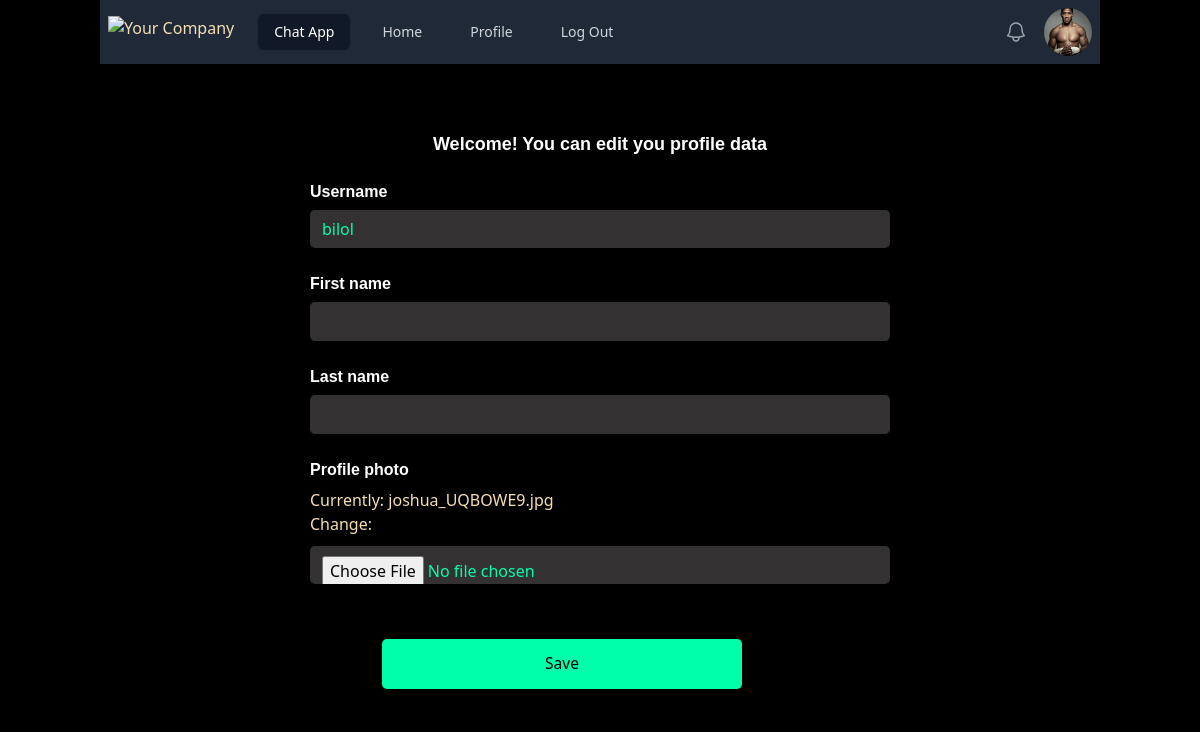
Screenshot of /user/profile-update/ (signed in) with the database file from the repository.
### users/models.py (models this page shows)
class CustomUser(AbstractUser):
    profile_picture = models.ImageField(default='default_profile_pic.png')

### users/views.py (the view, shortened to what this page needs)
# urls.py: path('profile-update/', UpdateProfileView.as_view(), name='profile-update'),
class UpdateProfileView(LoginRequiredMixin, View):
    def get(self, request):
        update_profile_form = ProfileForm(instance=request.user)
        context = {
            'profile': update_profile_form
        }
        return render(request, 'register/update_profile.html', context)

### users/forms.py
class ProfileForm(ModelForm):
    class Meta:
        model = CustomUser
        fields = ['username', 'first_name', 'last_name', 'profile_picture']

### templates/register/update_profile.html (shortened to what this page needs)
{% extends 'base.html' %}
{% load static %}
{% block content %}
  <div class="w-1/2 my-6 dad mx-auto p-6 bg-gray-100 rounded-xl margin-0" >
    <form method="post" enctype="multipart/form-data">
        <h1>Welcome! You can edit you profile data </h1>
        <div class="mb-3">
            <label class="inline-block login-label">Username</label>
            {{ profile.username }}
        </div>
        <div class="mb-3">
            <label class="inline-block login-label">First name</label>
            {{ profile.first_name }}
        </div>
        <div class="mb-3">
            <label class="inline-block login-label">Last name</label>
            {{ profile.last_name }}
        </div>
        <div class="mb-3">
            <label class="inline-block login-label">Profile photo</label>
            {{ profile.profile_picture }}
        </div>
        <button class="bg-teal-500 login-btn" type="submit">Save</button>
    </form>
      </div>
{% endblock content %}

### templates/base.html (shortened to what this page needs)
<!DOCTYPE html>
{% load static %}
<html lang="en">
<head>
    <link href="https://cdn.jsdelivr.net/npm/bootstrap@5.0.2/dist/css/bootstrap.min.css" rel="stylesheet">
    <link rel="stylesheet" href="https://cdnjs.cloudflare.com/ajax/libs/font-awesome/6.4.2/css/all.min.css" />
    <link rel="stylesheet/scss" href="{% static 'src/input.css' %}" type="text/css">
    <link rel="stylesheet" href="https://cdnjs.cloudflare.com/ajax/libs/tailwindcss/2.2.19/tailwind.min.css" />
</head>
<body class="container">
<nav class="bg-gray-800">
  <div class="mx-auto max-w-7xl px-2 sm:px-6 lg:px-8">
    <div class="relative flex h-16 items-center justify-between">
      <div class="flex flex-1 items-center justify-center sm:items-stretch sm:justify-start">
        <div class="flex flex-shrink-0 items-center">
          <img class="h-8 w-auto" src="https://tailwindui.com/img/logos/mark.svg?color=indigo&shade=500" alt="Your Company">
        </div>
        <div class="hidden sm:ml-6 sm:block">
          <div class="flex space-x-4">
            <a href="#" class="bg-gray-900 text-white rounded-md px-3 py-2 text-sm font-medium" aria-current="page">Chat App</a>
            <a href="{% url 'home' %}" class="text-gray-300 hover:bg-gray-700 hover:text-white rounded-md px-3 py-2 text-sm font-medium">Home</a>
            <a href="{% url 'profile' %}" class="text-gray-300 hover:bg-gray-700 hover:text-white rounded-md px-3 py-2 text-sm font-medium">Profile</a>
            <a href="{% url 'logout' %}" class="text-gray-300 hover:bg-gray-700 hover:text-white rounded-md px-3 py-2 text-sm font-medium">Log Out</a>
          </div>
        </div>
      </div>
      <div class="absolute inset-y-0 right-0 flex items-center pr-2 sm:static sm:inset-auto sm:ml-6 sm:pr-0">
        <button type="button" class="relative rounded-full bg-gray-800 p-1 text-gray-400 hover:text-white focus:outline-none focus:ring-2 focus:ring-white focus:ring-offset-2 focus:ring-offset-gray-800">
          <span class="absolute -inset-1.5"></span>
        </button>
        <div class="relative ml-3">
          <div>
            <a href="{% url 'profile' %}"><button type="button" class="relative flex rounded-full bg-gray-800 text-sm" id="user-menu-button" aria-expanded="false" aria-haspopup="true">
              <span class="absolute -inset-1.5"></span>
              <img style="background-size: cover; object-fit: cover" class="h-12 w-12 rounded-full" src="{{ request.user.profile_picture.url }}" alt="">
            </button></a>
          </div>
        </div>
      </div>
    </div>
  </div>
</nav>
{% block content %}
{% endblock content %}
</body>
</html>

### templates/base.html (style rules this page uses)
body { background-color: black; }

### rows the page displays
CustomUser: user.profile_picture (picture), username "bilol"
